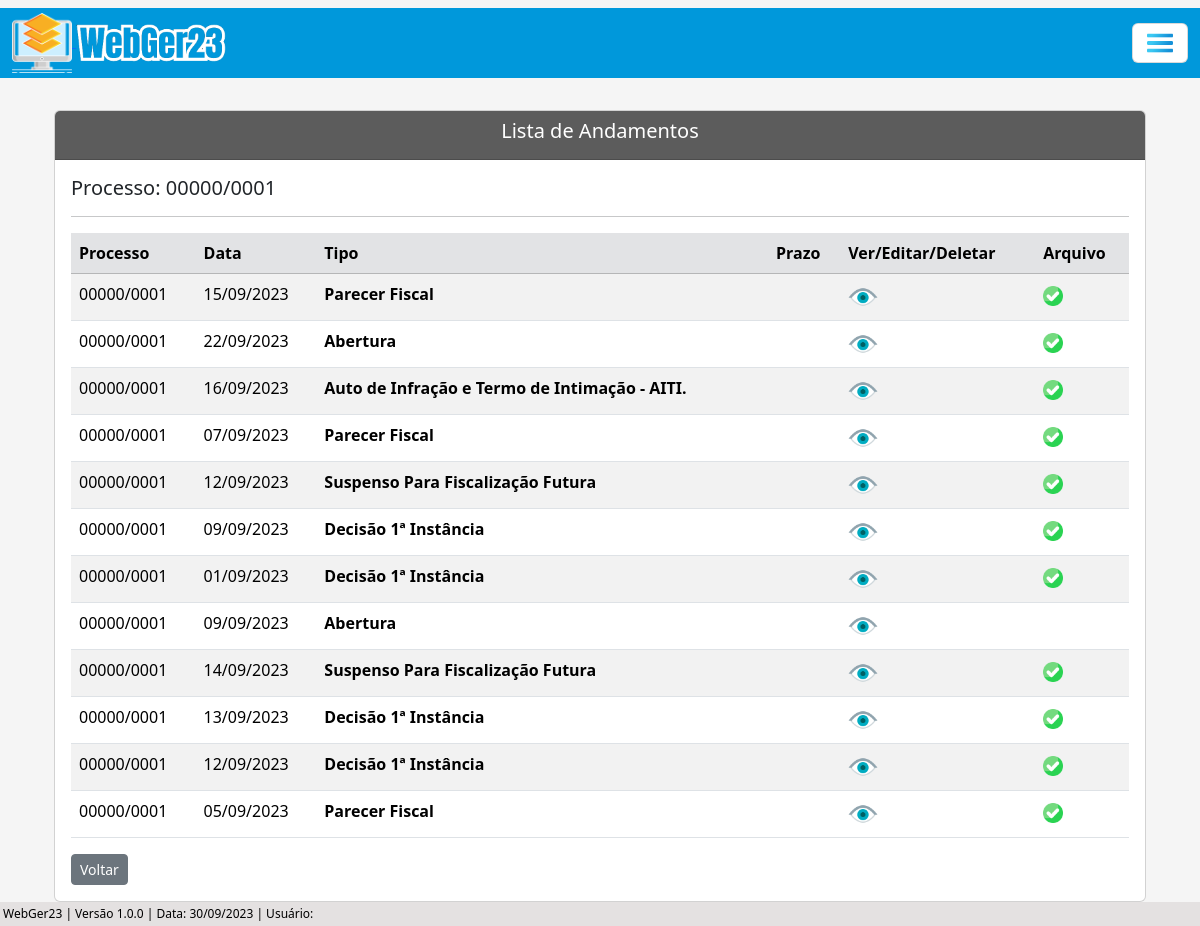
/listar/andamento-adm-editar/1, run on an earlier commit of the app's database.
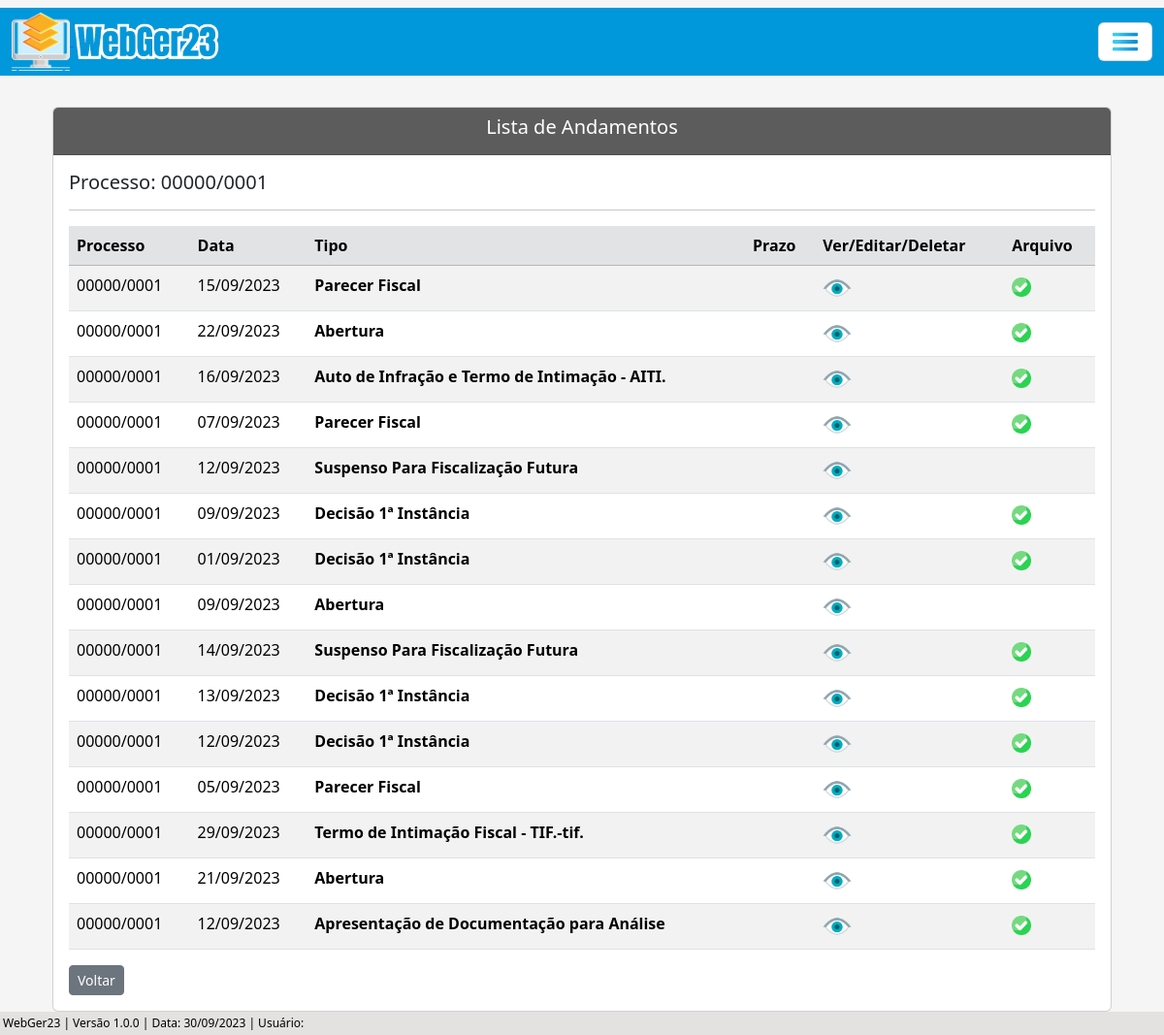
And on a later commit of the database.
### processo/models.py (models this page shows, shortened)
class Base(models.Model): # Classe base, será herdada pelas outras classes
    data_criacao = models.DateField('data_criação', auto_now_add=True)
    data_alteracao = models.DateField('Alterado', auto_now=True)
    ativo = models.BooleanField('Ativo?', default=True)
    class Meta:
        abstract = True

class ProcessoAdm(Base):
    tipo_pessoas = (
        ('Física', 'Física'), ('Jurídica', 'Jurídica'),
    )
    criador_processo_adm = models.ForeignKey(get_user_model(), verbose_name='Usuário Criador', on_delete=models.CASCADE) # Usuário que criou o processo, utilizando chave primária com o get_user_model do django, para utilizar o usuário logado automaticamente
    numero = models.CharField(unique=True, verbose_name='N°', max_length=10) # Número do processo
    municipio = models.CharField(max_length=50, verbose_name='Município') # Município
    uf = models.CharField(max_length=2) # UF
    data_inicial = models.DateField(blank=True, null=True) # Data Inicial do Período do processo
    data_final = models.DateField(blank=True, null=True) # Data final do Período do processo
    data_div_ativa = models.DateField(blank=True, null=True) # Data dívida ativa
    valor_atributo = models.CharField(max_length=14, blank=True, null=True)  # Valor do atributo
    valor_multa = models.CharField(max_length=14, blank=True, null=True) # Valor da multa
    valor_credito = models.CharField(max_length=14, blank=True, null=True) # Valor do crédito
    valor_atualizado = models.CharField(max_length=14, blank=True, null=True) # Valor do atualizado
    data_valor_atualizado = models.DateField(blank=True, null=True) # Data valor atualizado
    nome_contribuinte = models.CharField(max_length=50)  # Nome / Razão Social
    tipo_pessoa = models.CharField(max_length=50, choices=tipo_pessoas) # Física / Jurídica
    documento = models.CharField(max_length=20, verbose_name='CPF/CNPJ', unique=True) # CPF / CNPJ
    nome_fantasia = models.CharField(max_length=50, blank=True, null=True) # Nome Fantasia
    email = models.EmailField(max_length=50, blank=True, null=True) # E-mail
    endereco = models.CharField(max_length=150) # Rua
    complemento = models.CharField(max_length=50, blank=True, null=True) # Complemento
    municipio_contribuinte = models.CharField(max_length=50, blank=True, null=True) # Município Contribuinte
    uf_contribuinte = models.CharField(max_length=2, verbose_name='UF', blank=True, null=True) # UF Contribuinte
    cep = models.CharField(max_length=10, blank=True, null=True) # CEP
    telefone = models.CharField(max_length=20, blank=True, null=True) # Telefone
    celular = models.CharField(max_length=20, blank=True, null=True) # Celular
    def __str__(self):
        return f'{self.numero}'

class AndamentoAdm(Base):
    andamentos = (
    ('Abertura', 'Abertura'), ('Parecer Fiscal', 'Parecer Fiscal'), ('Decisão 1ª Instância', 'Decisão 1ª Instância'), ('Suspenso Para Fiscalização Futura', 'Suspenso Para Fiscalização Futura'), ('Auto de Infração e Termo de Intimação - AITI.', 'Auto de Infração e Termo de Intimação - AITI.'), ('Termo de Intimação Fiscal - TIF.-tif.', 'Termo de Intimação Fiscal - TIF.'), ('Decisão de 2ª Instância', 'Decisão de 2ª Instância'), ('Cobrança de Documentação', 'Cobrança de Documentação'), ('Recurso Voluntário', 'Recurso Voluntário'), ('Fim do Contrato com a Assessoria', 'Fim do Contrato com a Assessoria'), ('Manifestação', 'Manifestação'), ('Recebimento do AR', 'Recebimento do AR'), ('Despacho', 'Despacho'), ('Aguardando Pagamento', 'Aguardando Pagamento'), ('Apresentação de Documentação para Análise', 'Apresentação de Documentação para Análise'), ('Aguardando AR', 'Aguardando AR'), ('Ofício', 'Ofício'), ('Revelia', 'Revelia'), ('Execução', 'Execução'), ('Confissão de Dívida (Parcelamento)', 'Confissão de Dívida (Parcelamento)'), ('Reenvio de Documento', 'Reenvio de Documento'), ('Parecer Juridico', 'Parecer Juridico'), ('Certidão', 'Certidão'), ('Encaminhado', 'Encaminhado'), ('Encerrado', 'Encerrado'),
    )
    situacao = (
        ('Sem Pagamento', 'Sem Pagamento'), ('Com Pagamento', 'Com Pagamento'),
    )
    criador_andamento_adm = models.ForeignKey(get_user_model(), verbose_name='Usuário Criador', on_delete=models.CASCADE)
    processo = models.ForeignKey(ProcessoAdm, on_delete=models.CASCADE) # Relacionamento 'One to Many' (um para muitos)
    data_andamento = models.DateField(verbose_name='Data do Andamento')
    andamento = models.CharField(max_length=100, choices=andamentos, verbose_name='Andamento') # Utiliza choices(escolhas) para selecionar o andamento
    situacao_pagamento = models.CharField(max_length=100, choices=situacao, blank=True, null=True)
    valor_pago = models.CharField(max_length=14, blank=True, null=True)
    data_prazo = models.DateField(blank=True, null=True)
    funcionario = models.CharField(max_length=50, blank=True, null=True)
    data_recebimento = models.DateField(blank=True, null=True)
    complemento = models.CharField(max_length=150, blank=True, null=True)
    arquivo = models.FileField(upload_to='Arquivo/', verbose_name='Arquivo', blank=True)

### processo/views.py (the view)
# urls.py: path('listar/andamento-adm-editar/<int:pk>', AndamentoAdmListUpdate.as_view(), name='andamento-adm-list-update')
class AndamentoAdmListUpdate(ListView):
    model = ProcessoAdm
    template_name = 'processos/lists/andamento_adm_list_update.html'
    def get_queryset(self):
        pk_processo = self.kwargs.get('pk') # Pega a pk(primary key) da URL, pk do processo
        processo = ProcessoAdm.objects.get(pk=pk_processo)  # Pega o processo que possui a pk recebida (pk é a primary key do processo)
        andamentos = processo.andamentoadm_set.all()  # Pega todos os atributos do andamento
        return andamentos
    def get_context_data(self, **kwargs):
        processo_pk = self.kwargs.get('pk') # Pega a PK do processo através da URL
        context = super().get_context_data(**kwargs)
        context['dados_processo'] = ProcessoAdm.objects.filter(pk=processo_pk) # Filtra os dados do processo através da pk
        return context

### processo/templates/processos/lists/andamento_adm_list_update.html (shortened to what this page needs)
{% extends 'index.html' %}
{% load static %}
{% block conteudo %}
    <div class="container p-4">
        <div class="card">
            <div class="card-header text-white" style="background-color: #5c5c5c;">
                    <h5 style="text-align: center;">Lista de Andamentos</h5>
            </div>
            <div class="card-body">
                {% for atributo in dados_processo %}
                    <h5>Processo: {{ atributo.numero }}</h5>
                {% endfor %}
                <hr>
                <div class="table-responsive">
                    <table class="table table-striped" id="tabela-listar-andamento">
                        <thead>
                            <tr class="table-secondary">
                                <th>Processo</th>
                                <th>Data</th>
                                <th>Tipo</th>
                                <th>Prazo</th>
                                    <th>Ver/Editar/Deletar</th>
                                <th>Arquivo</th>
                            </tr>
                        </thead>
                        <tbody>
                            {% for andamento in object_list %}
                            <tr>
                                <td>{{ andamento.processo }}</td>
                                <td>{{ andamento.data_andamento|date:"d/m/Y" }}</td>
                                <td><b>{{ andamento.andamento }}</b></td>
                                {% if andamento.data_prazo == Null %}
                                <td></td>
                                {% else %}
                                <td>{{ andamento.data_prazo|date:"d/m/Y" }}</td>
                                {% endif%}
                                    <td>
                                        <a href="{% url 'andamento-adm-view' andamento.pk %}"><img src="{% static 'img/olho3.png' %}" width="30"></a>
                                    </td>
                                    <td>
                                        {% if andamento.arquivo %}
                                            <img src="{% static 'img/verificar.png' %}" width="20">
                                        {% endif %}
                                    </td>
                            {% endfor %}
                            </tbody>
                        </table>
                        <a href="{% url 'proc-adm-list' %}" class="btn btn-secondary btn-sm">Voltar</a>
                    </div>
                </div>
            </div>
    </div>
{% endblock %}

What changed in the data, as far as the page shows it:
changed AndamentoAdm (number 5 of 15 on the later page): arquivo: picture removed
added AndamentoAdm: processo "00000/0001", data_andamento "29/09/2023", andamento "Termo de Intimação Fiscal - TIF.-tif."
added AndamentoAdm: processo "00000/0001", data_andamento "21/09/2023", andamento "Abertura"
added AndamentoAdm: processo "00000/0001", data_andamento "12/09/2023", andamento "Apresentação de Documentação para Análise"
